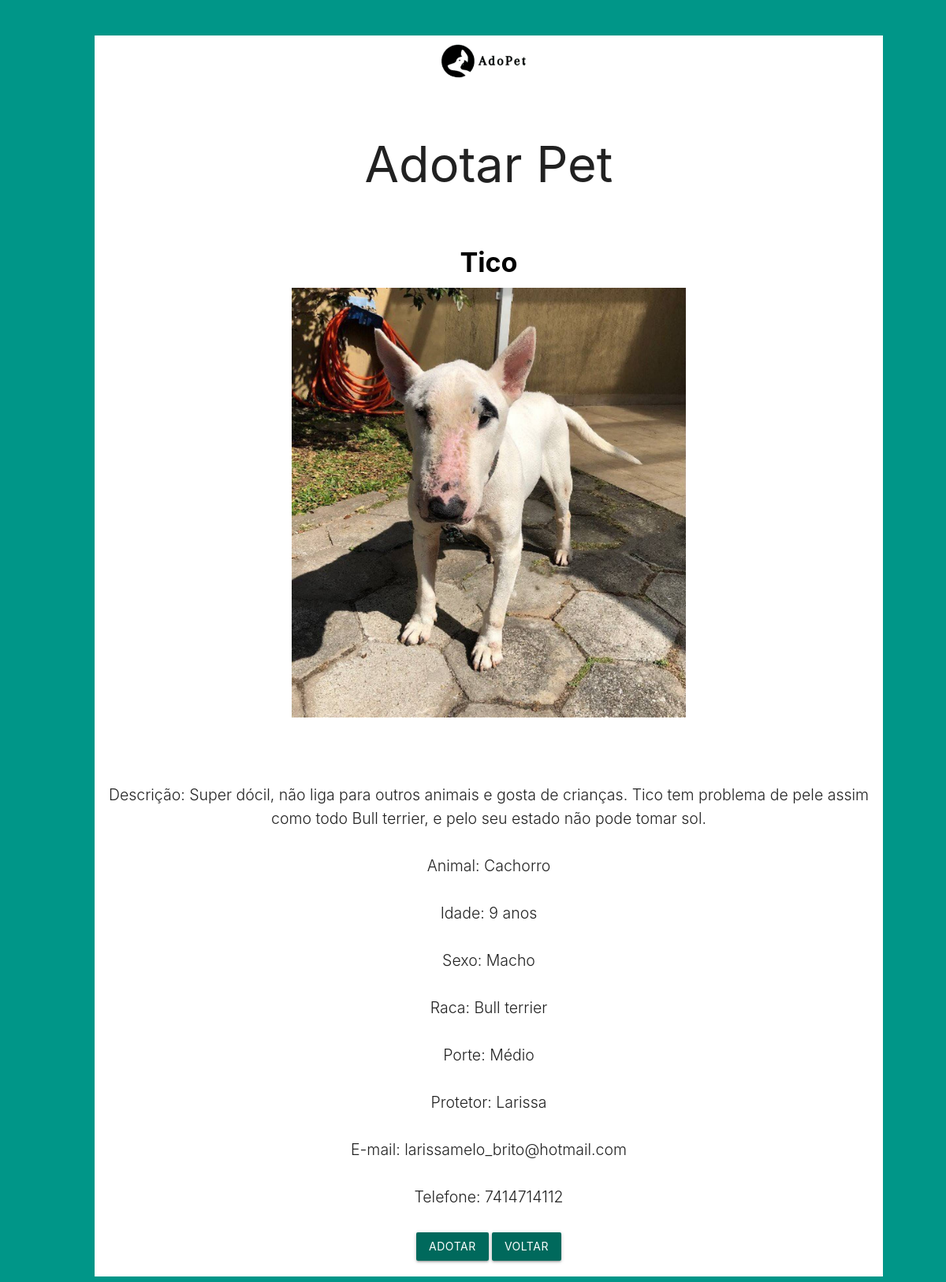
The app's page /frmAdocao.php?id=1 (signed in) with its own data.
### tables this page shows
CREATE TABLE `pet` (
  `id` int(11) NOT NULL,
  `nome` varchar(35) NOT NULL,
  `idade` int(11) NOT NULL,
  `animal` int(11) NOT NULL,
  `protetor` int(11) NOT NULL,
  `raca` int(11) NOT NULL,
  `sexo` varchar(1) NOT NULL,
  `porte` varchar(1) NOT NULL,
  `descricao` varchar(300) NOT NULL,
  `imagem` varchar(33) NOT NULL,
  `estado` varchar(1) NOT NULL DEFAULT 'L',
  `adotador` int(11) NOT NULL DEFAULT 0
);

CREATE TABLE `animal` (
  `id` int(11) NOT NULL,
  `tipoanimal` varchar(30) NOT NULL,
  `descricaoanimal` varchar(30) NOT NULL
);

CREATE TABLE `raca` (
  `id` int(11) NOT NULL,
  `tipo` int(11) NOT NULL,
  `raca` varchar(30) NOT NULL,
  `descricaoraca` varchar(30) NOT NULL
);

CREATE TABLE `usuario` (
  `id` int(11) NOT NULL,
  `username` varchar(35) NOT NULL,
  `login` varchar(30) NOT NULL,
  `telefone` varchar(11) NOT NULL,
  `password` varchar(32) NOT NULL,
  `nivel` int(11) NOT NULL DEFAULT 1
);

### frmAdocao.php (the view, shortened to what this page needs)
<?php
$id = $_GET['id'];;
$pdo = Conexao::conectar();
$sql  = "select * from pet inner join usuario on pet.protetor = usuario.id
inner join animal on pet.animal = animal.id
inner join raca on pet.raca = raca.id
where pet.id =";
$sql1 = " order by nome";
$lstDog = $pdo->query($sql . $id . $sql1);
?>
<!DOCTYPE html>
<html lang="pt-br">
<head>
    <link rel="stylesheet" href="css/style.css">
    <link rel="stylesheet" href="https://cdnjs.cloudflare.com/ajax/libs/materialize/1.0.0/css/materialize.min.css">
</head>
<body class="teal">
    <br>
    <br>
    <div class="bigcontainer white">
        <div class="had-container center">
            <img src="./images/icon.jpeg" width="150" class="circle responsive-img">
            <div class="row login">
                <br>
                <form action="adotar.php" method="get" id="frmInsUser" class="col center s12">
                    <div class="row">
                        <?php foreach ($lstDog as $adocao) {
                        ?>
                            <h1 class="center">Adotar Pet</h1>
                            <br>
                            <div class="blockscontent center">
                            <h4><span class="card-title black-text text-darken-4"><b><?php echo $adocao['nome'] ?></b></span></h4>
                                <img src="<?php echo $adocao['imagem'] ?>" width="500">
                            </div>
                            <div class="blockscontent">
                                <h5 class="descri">
                                    <br>
                                    <br>
                                    <span>Descrição: <?php echo $adocao['descricao'] ?></span><br><br>
                                    <span>Animal: <?php echo $adocao['tipoanimal'] ?></span><br><br>
                                    <span>Idade: <?php echo $adocao['idade'] ?> anos</span><br><br>
                                    <span>Sexo: <?php if ($adocao['sexo'] == 'M') { ?>Macho<?php } else { ?>Femea<?php } ?></span><br><br>
                                    <span>Raca: <?php echo $adocao['raca'] ?></span><br><br>
                                    <span>Porte: <?php if ($adocao['porte'] == 'P') { ?>Pequeno<?php } else if ($adocao['porte'] == 'M') { ?>Médio<?php } else { ?>Grande<?php } ?></span><br><br>
                                    <span>Protetor: <?php echo $adocao['username'] ?></span><br><br>
                                    <span>E-mail: <?php echo $adocao['login'] ?></span><br><br>
                                    <span>Telefone: <?php echo $adocao['telefone'] ?></span>
                                </h5>
                            </div>
                        <?php } ?>
                    </div>
                    <div class="row">
                        <button class="btn waves-effect waves-light teal darken-3" type="submit" id="btnVoltar">
                            Adotar
                        </button>
                        <button class="btn waves-effect waves-light teal darken-3" type="button" id="btnVoltar" onclick="JavaScript:location.href='index.php'">
                            Voltar
                        </button>
                    </div>
            </div>
        </div>
    </div>
</body>
</html>

### css/style.css (style rules this page uses)
.blockscontent { width: 300px; display: contents; margin-left: 100px; }
.bigcontainer { padding-top: auto; margin-left: 10%; width: 1000px; }
.descri { font-size: 1.3rem; font-weight: 350; line-height: 30px; }

### records on screen
pet: nome "Tico", imagem (picture), descricao "Super dócil, não liga para outros animais e gosta de crianças. Tico tem problema de pele assim como todo Bull terrier, e pelo seu estado não pode tomar sol.", animal.tipoanimal "Cachorro", idade "9", sexo "Macho", raca.raca "Bull terrier", porte "Médio", protetor.username "Larissa", protetor.login "larissamelo_brito@hotmail.com", protetor.telefone "7414714112"
